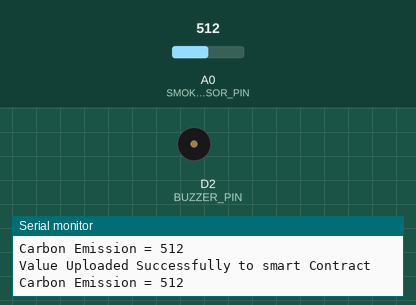
This sketch was run on a simulated ESP8266 (NodeMCU). Shown: buzzer (waves = sounding, pin HIGH), the last lines printed to the serial monitor. Inputs (shaded band) come from the test bench; at power-on: A0 (SMOKE_SENSOR_PIN) = 512. WiFi joins after 1.5 s; servers stay silent unless stated.

Above: at 3.7 s.
3.8 s: A0 (SMOKE_SENSOR_PIN) set to 587
5.3 s: A0 (SMOKE_SENSOR_PIN) set to 617
At 6.1 s:
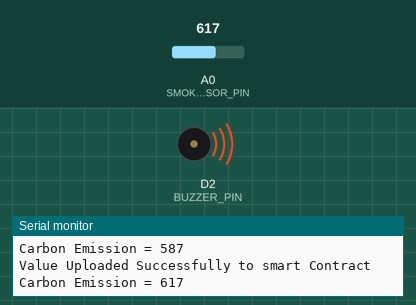
8.3 s: A0 (SMOKE_SENSOR_PIN) set to 590
At 9.9 s:
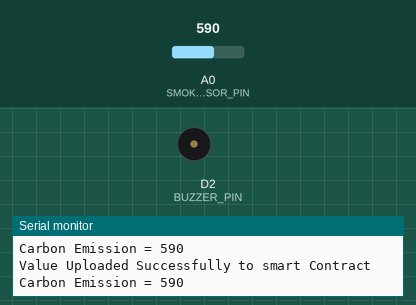
10.3 s: A0 (SMOKE_SENSOR_PIN) set to 610
At 10.9 s:
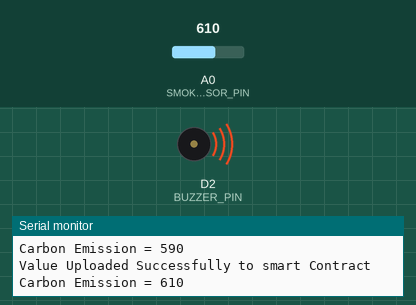
Timing chart, 0 to 14.3 s (numbered marks = the images above; inputs shaded):
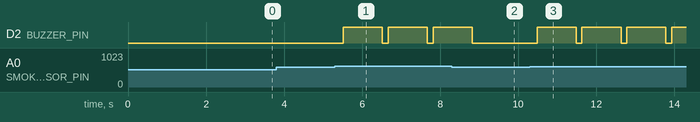

The sketch:

Vayu_iot_code.ino
```cpp
#include <ESP8266WiFi.h>
#include <FirebaseESP8266.h>

#define FIREBASE_HOST "https://vayusamrakshak-default-rtdb.firebaseio.com" // Your Firebase Project URL goes here without "http:" , "\" and "/"
#define FIREBASE_AUTH "tOE7jJ8OknBIHRNnyu9kCCbQQt0os8zNDBOd12Uh"             // Your Firebase Database Secret goes here

#define WIFI_SSID "Shree ram"            // WiFi SSID to which you want NodeMCU to connect
#define WIFI_PASSWORD "itsme63744"       // Password of your wifi network
#define BUZZER_PIN D2                    // Define buzzer pin
#define SMOKE_SENSOR_PIN A0              // Define smoke sensor pin
#define THRESHOLD_VALUE 600              // Define threshold value for triggering the buzzer

// Declare the Firebase Data object in the global scope
FirebaseData firebaseData;

void setup() {
  Serial.begin(115200);                       // Select the same baud rate if you want to see the datas on Serial Monitor
  pinMode(SMOKE_SENSOR_PIN, INPUT);
  pinMode(BUZZER_PIN, OUTPUT);
  Serial.println("Serial communication started\n\n");

  WiFi.begin(WIFI_SSID, WIFI_PASSWORD);        // Try to connect with WiFi
  Serial.print("Connecting to ");
  Serial.print(WIFI_SSID);

  while (WiFi.status() != WL_CONNECTED) {
    Serial.print(".");
    delay(500);
  }

  Serial.println();
  Serial.print("Connected to ");
  Serial.println(WIFI_SSID);
  Serial.print("IP Address is : ");
  Serial.println(WiFi.localIP());              // Print local IP address
  Firebase.begin(FIREBASE_HOST, FIREBASE_AUTH); // Connect to Firebase

  Firebase.reconnectWiFi(true);
  delay(1000);
}

void loop() {
  int analogSensor = analogRead(SMOKE_SENSOR_PIN);

  // Firebase Error Handling And Writing Data At Specified Path
  if (Firebase.setInt(firebaseData, "/carbonEmission", analogSensor)) { // On successful Write operation, function returns 1
    Serial.println("Value Uploaded Successfully to smart Contract");
    Serial.print("Carbon Emission = ");
    Serial.println(analogSensor);
    Serial.println("\n");

    // Check if carbon emission exceeds threshold value
    if (analogSensor > THRESHOLD_VALUE) {
      triggerBuzzer();
    }
  } else {
    Serial.println(firebaseData.errorReason());
  }
}

// Function to trigger the buzzer
void triggerBuzzer() {
  digitalWrite(BUZZER_PIN, HIGH); // Turn on the buzzer
  delay(1000);                     // Wait for 1 second
  digitalWrite(BUZZER_PIN, LOW);  // Turn off the buzzer
}
```

Measured:
- the behaviour switches between 600 and 601 on A0 (SMOKE_SENSOR_PIN) (found by bisection; images 0 and 1)
- after the input at 5.3 s, D2 (BUZZER_PIN): alternates HIGH for 1.0 s and LOW for 0.15 s, starting after 0.22 s
- after the input at 8.3 s, D2 (BUZZER_PIN): goes on until 8.8 s, then stays LOW
- after the input at 10.3 s, D2 (BUZZER_PIN): alternates HIGH for 1.0 s and LOW for 0.15 s, starting after 0.18 s
